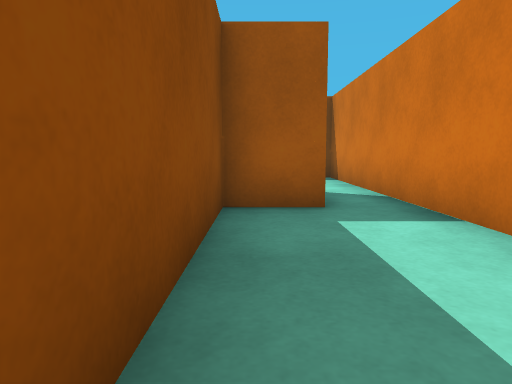
view 1 (above)

15 first-person views from a walk through a robot-simulator world made for Gazebo. The camera is 0.72 m above the floor, tilts 6° down and sees 70° across. The floor is counted in squares, 1 m on a side. Each view is taken from the middle of a square. On the plan, view 1 faces up. The plan holds only what a view shows up to about 11 squares ahead; the rest is blank. Robots are left out.

view 2
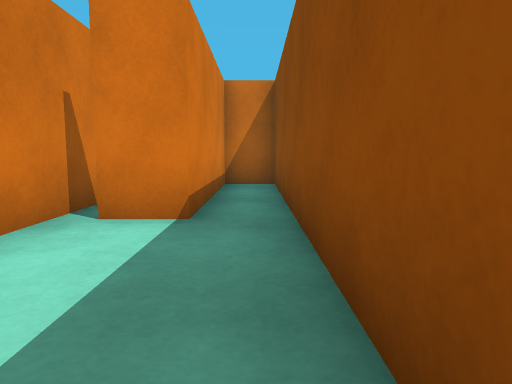

view 3
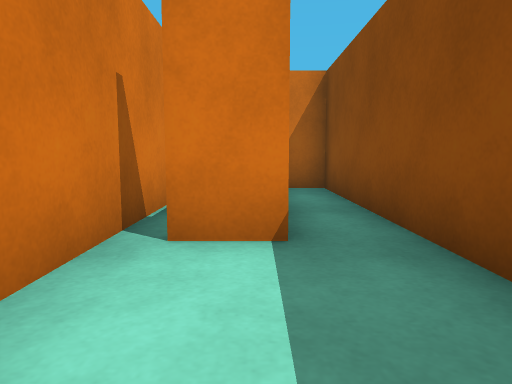

view 4
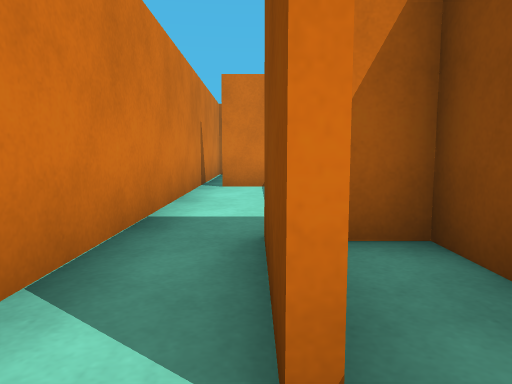

view 5
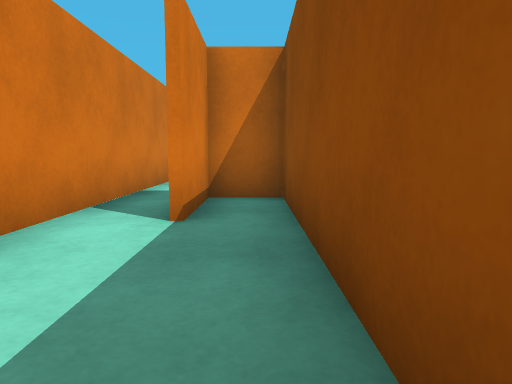

view 6
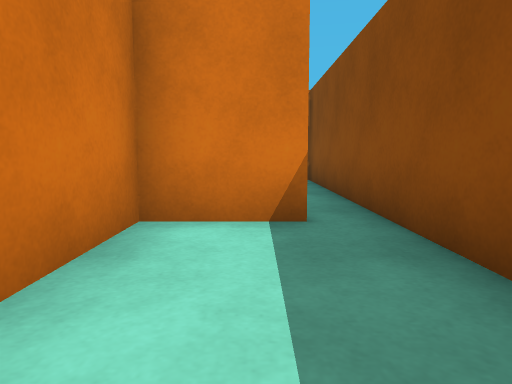

view 7
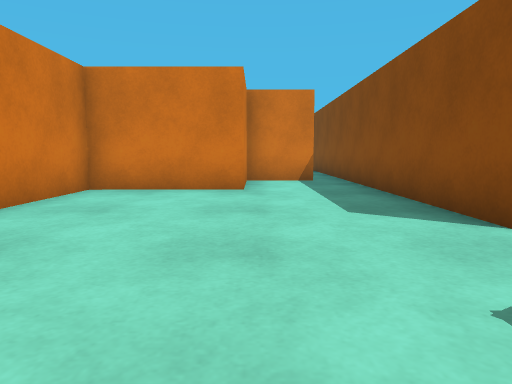

view 8
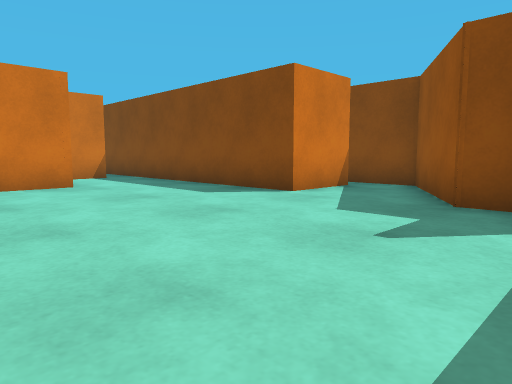

view 9
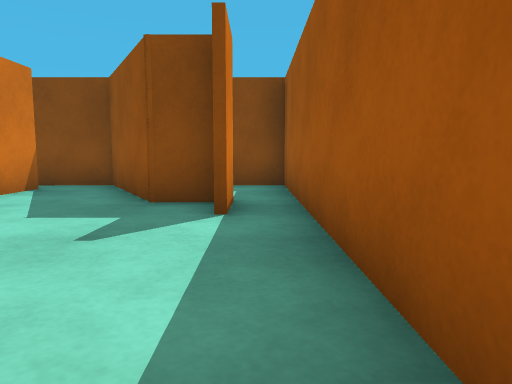

view 10
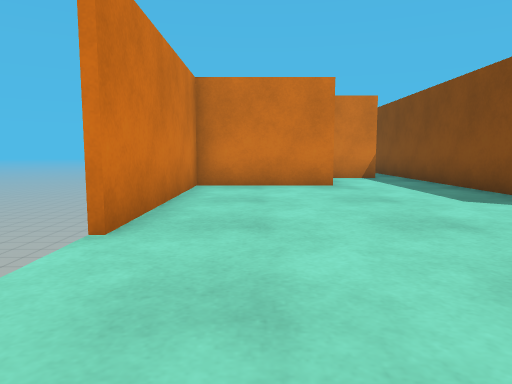

view 11
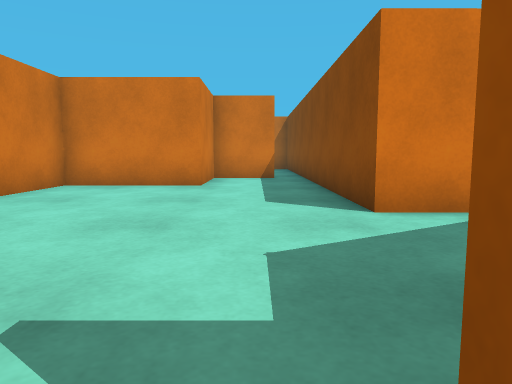

view 12
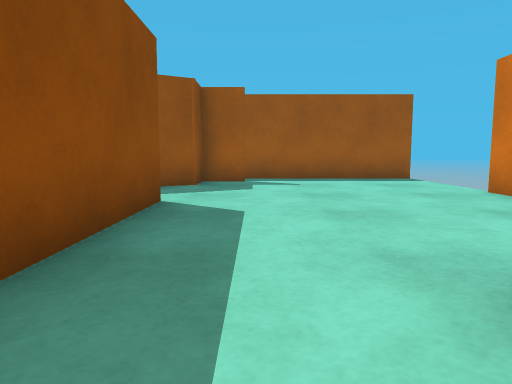

view 13
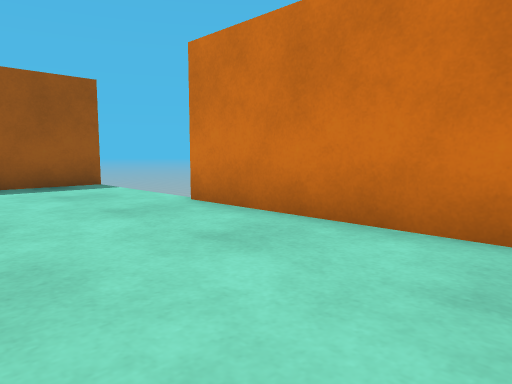

view 14
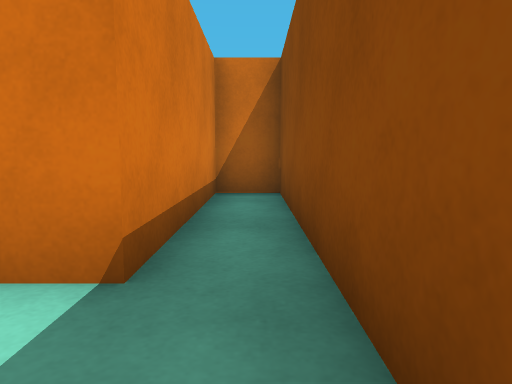

view 15
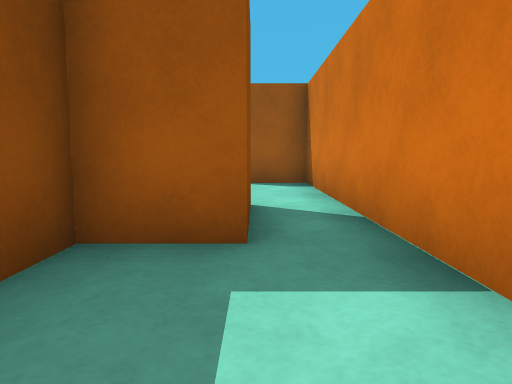

### Floor plan
Ten units are one square. View 1 is at (0, 0); x grows to the right and y downward. Boxes are objects, and circles mark ways between rooms. Rooms are numbered by the first view taken in them; rooms with no view inside come last. Other rooms are left out.
<svg viewBox="-38 -232 99 284">
<path fill="none" stroke="#000" d="M23 30 22 -75M-4 -50 -4 47 7 46 7 0 17 0M9 -72 9 -49 -5 -49M22 -75 22 -137M4 -112 24 -112M24 -110 9 -110M-5 -50 7 -50 7 -72M-5 -134 -4 -50M7 -215 -5 -215 -5 -204 -33 -188 -33 -170M22 -137 53 -137 53 -189M-6 -217 7 -217M56 -227 -33 -226M-25 -175 -5 -176 -5 -134"/>
<circle cx="20" cy="-70" r="3" fill="#2a7"/>
<circle cx="10" cy="-130" r="3" fill="#2a7"/>
<text x="10" y="-10">1</text>
<text x="10" y="-90">2</text>
<text x="30" y="-180">3</text>
</svg>
Room 1 opens to room 2. Room 2 opens to room 3.

Where each view was taken, in squares from view 1:
view 1: 0 up, 0 right, facing up
view 2: 4 up, 0 right, facing down
view 3: 3 up, 1 right, facing down
view 4: 8 up, 1 right, facing down
view 5: 11 up, 0 right, facing down
view 6: 15 up, 1 right, facing down
view 7: 21 up, 2 right, facing down
view 8: 22 up, 5 right, facing down-left
view 9: 22 up, 5 right, facing left
view 10: 22 up, 4 right, facing down
view 11: 22 up, 1 right, facing down
view 12: 12 up, 1 right, facing up
view 13: 14 up, 2 right, facing up-right
view 14: 2 up, 0 right, facing down
view 15: 2 up, 1 right, facing up
